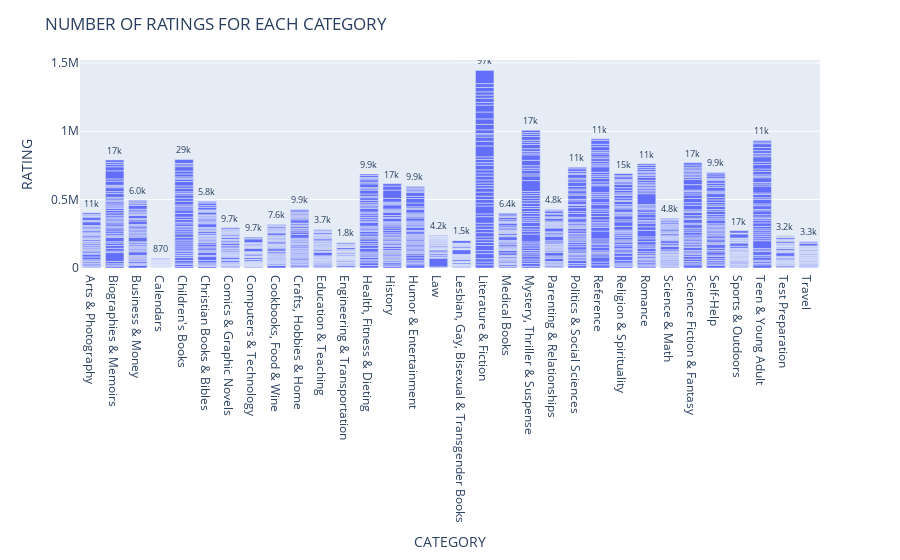

Write notebook code for a chart like this one.
### Code cell
df = books
fig = px.bar(df, y='RATING', x='CATEGORY', text='RATING')
fig.update_traces(texttemplate='%{text:.2s}', textposition='outside')
fig.update_layout(uniformtext_minsize=8, uniformtext_mode='hide')
fig.update_layout(title="NUMBER OF RATINGS FOR EACH CATEGORY")
fig.show()
fig.write_image("images/ratings.jpeg")

### Figure 1 — Plotly figure (JSON) as saved in the notebook; plotly's stock layout.template omitted (floating-point values rounded to 4 significant figures; data arrays with more than 128 entries replaced by an {"elided": "..."} marker saying what was removed)
{"data": [{"alignmentgroup": "True", "hovertemplate": "CATEGORY=%{x}<br>RATING=%{text}<extra></extra>", "legendgroup": "", "marker": {"color": "#636efa"}, "name": "", "offsetgroup": "", "orientation": "v", "showlegend": false, "text": {"elided": "1535 int values"}, "textposition": "outside", "texttemplate": "%{text:.2s}", "type": "bar", "x": {"elided": "1535 str values"}, "xaxis": "x", "y": {"elided": "1535 int values"}, "yaxis": "y"}], "layout": {"barmode": "relative", "legend": {"tracegroupgap": 0}, "margin": {"t": 60}, "title": {"text": "NUMBER OF RATINGS FOR EACH CATEGORY"}, "uniformtext": {"minsize": 8, "mode": "hide"}, "xaxis": {"anchor": "y", "domain": [0, 1], "title": {"text": "CATEGORY"}}, "yaxis": {"anchor": "x", "domain": [0, 1], "title": {"text": "RATING"}}}}
